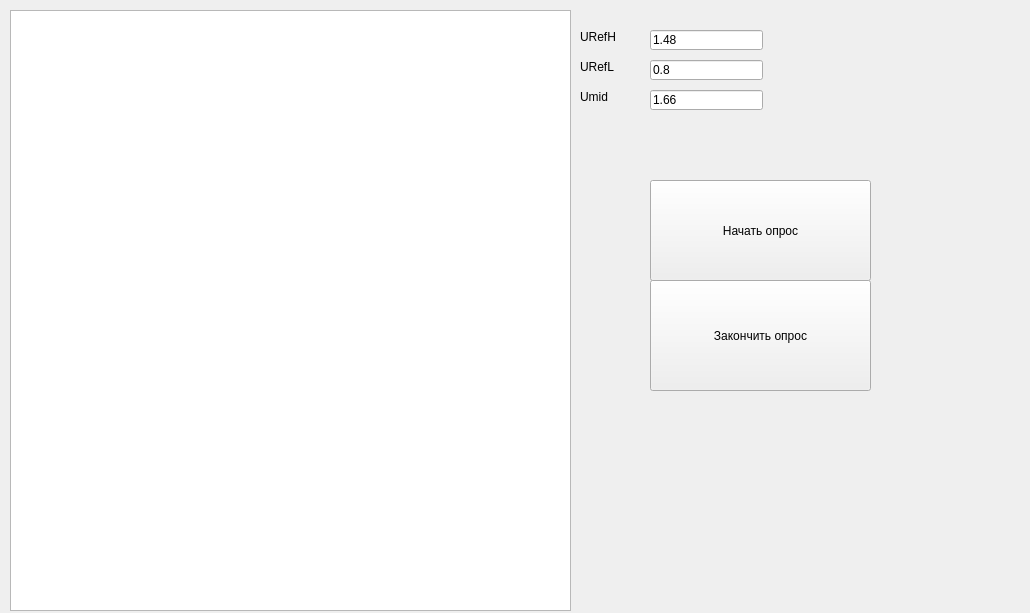
<?xml version="1.0" encoding="UTF-8"?>
<ui version="4.0">
 <class>MainWindow</class>
 <widget class="QMainWindow" name="MainWindow">
  <property name="geometry">
   <rect>
    <x>0</x>
    <y>0</y>
    <width>1030</width>
    <height>613</height>
   </rect>
  </property>
  <property name="windowTitle">
   <string>MainWindow</string>
  </property>
  <widget class="QWidget" name="centralWidget">
   <widget class="QTableWidget" name="tableWidget">
    <property name="geometry">
     <rect>
      <x>10</x>
      <y>10</y>
      <width>561</width>
      <height>601</height>
     </rect>
    </property>
   </widget>
   <widget class="QPushButton" name="pushButton">
    <property name="geometry">
     <rect>
      <x>650</x>
      <y>180</y>
      <width>221</width>
      <height>101</height>
     </rect>
    </property>
    <property name="text">
     <string>Начать опрос</string>
    </property>
   </widget>
   <widget class="QPushButton" name="pushButton_2">
    <property name="geometry">
     <rect>
      <x>650</x>
      <y>280</y>
      <width>221</width>
      <height>111</height>
     </rect>
    </property>
    <property name="text">
     <string>Закончить опрос</string>
    </property>
   </widget>
   <widget class="QLabel" name="label">
    <property name="geometry">
     <rect>
      <x>580</x>
      <y>30</y>
      <width>46</width>
      <height>13</height>
     </rect>
    </property>
    <property name="text">
     <string>URefH</string>
    </property>
   </widget>
   <widget class="QLabel" name="label_2">
    <property name="geometry">
     <rect>
      <x>580</x>
      <y>60</y>
      <width>46</width>
      <height>13</height>
     </rect>
    </property>
    <property name="text">
     <string>URefL</string>
    </property>
   </widget>
   <widget class="QLabel" name="label_3">
    <property name="geometry">
     <rect>
      <x>580</x>
      <y>90</y>
      <width>46</width>
      <height>13</height>
     </rect>
    </property>
    <property name="text">
     <string>Umid</string>
    </property>
   </widget>
   <widget class="QLineEdit" name="lineEdit">
    <property name="geometry">
     <rect>
      <x>650</x>
      <y>30</y>
      <width>113</width>
      <height>20</height>
     </rect>
    </property>
    <property name="text">
     <string>1.48</string>
    </property>
   </widget>
   <widget class="QLineEdit" name="lineEdit_2">
    <property name="geometry">
     <rect>
      <x>650</x>
      <y>60</y>
      <width>113</width>
      <height>20</height>
     </rect>
    </property>
    <property name="text">
     <string>0.8</string>
    </property>
   </widget>
   <widget class="QLineEdit" name="lineEdit_3">
    <property name="geometry">
     <rect>
      <x>650</x>
      <y>90</y>
      <width>113</width>
      <height>20</height>
     </rect>
    </property>
    <property name="text">
     <string>1.66</string>
    </property>
   </widget>
  </widget>
 </widget>
 <layoutdefault spacing="6" margin="11"/>
 <resources/>
 <connections/>
</ui>
